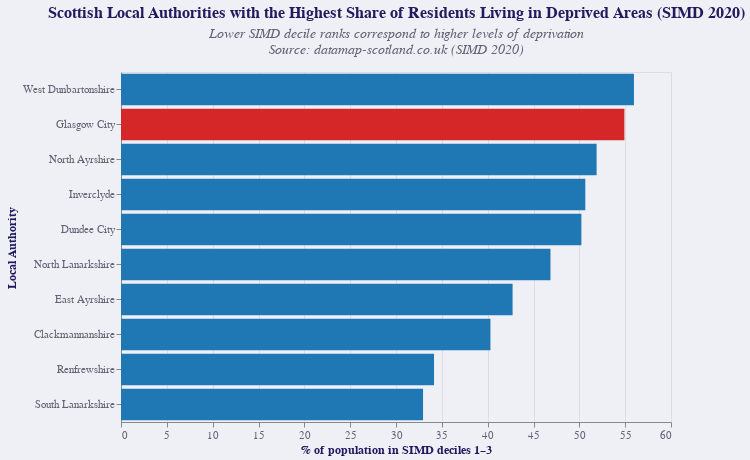

Source (notebook cell):
### Code cell
import altair as alt

alt.theme.enable("none")

top_n = 10 #set to 10 for the top 10 local authorities

chart_df = (
    rank_df
    .sort_values("pct_pop_deciles_1_3_overall", ascending=False)
    .head(top_n)
)

title_params = alt.TitleParams(
    text="Scottish Local Authorities with the Highest Share of Residents Living in Deprived Areas (SIMD 2020)",
    subtitle=["Lower SIMD decile ranks correspond to higher levels of deprivation",
        "Source: datamap-scotland.co.uk (SIMD 2020)"],
    anchor="middle",
    offset=15,
    color="#1f1b5e",
    font="Montserrat-Bold, sans-serif",
    fontSize=16,
    subtitleFontSize=14,
    subtitleColor="#616373",
    subtitlePadding=6,
    subtitleFontStyle="italic"
)

axis_style = alt.Axis(
    labelFontSize=11,
    titleFontSize=12,
    titleColor="#1f1b5e",
    labelColor="#616373"
)

bars = alt.Chart(chart_df).mark_bar().encode(
    y=alt.Y(
        "Local_Authority:N",
        sort=alt.SortField("pct_pop_deciles_1_3_overall", order="descending"),
        title="Local Authority",
        axis=axis_style
    ),
    x=alt.X(
        "pct_pop_deciles_1_3_overall:Q",
        title="% of population in SIMD deciles 1–3",
        axis=axis_style
    ),
    color=alt.condition(
        alt.datum.is_glasgow,
        alt.value("#d62728"),
        alt.value("#1f77b4")
    ),
    tooltip=[
        alt.Tooltip("Local_Authority:N", title="Local Authority"),
        alt.Tooltip("pct_pop_deciles_1_3_overall:Q", title="% in most deprived deciles", format=".1f")
    ]
).properties(
    title=title_params,
    width=550,
    height=350,
    background="#EFEFF6"
).configure_view(
    stroke="transparent"
).configure(
    font="Montserrat, sans-serif"
)

bars

### Figure 1 — Vega-Lite specification as saved in the notebook (floating-point values rounded to 4 significant figures)
{"data": {"name": "data-19e9979ae3a5e50ce0f56007d530d1c8"}, "mark": {"type": "bar"}, "background": "#EFEFF6", "config": {"font": "Montserrat, sans-serif"}, "encoding": {"color": {"condition": {"test": "datum.is_glasgow", "value": "#d62728"}, "value": "#1f77b4"}, "tooltip": [{"field": "Local_Authority", "title": "Local Authority", "type": "nominal"}, {"field": "pct_pop_deciles_1_3_overall", "format": ".1f", "title": "% in most deprived deciles", "type": "quantitative"}], "x": {"axis": {"labelColor": "#616373", "labelFontSize": 11, "titleColor": "#1f1b5e", "titleFontSize": 12}, "field": "pct_pop_deciles_1_3_overall", "title": "% of population in SIMD deciles 1–3", "type": "quantitative"}, "y": {"axis": {"labelColor": "#616373", "labelFontSize": 11, "titleColor": "#1f1b5e", "titleFontSize": 12}, "field": "Local_Authority", "sort": {"field": "pct_pop_deciles_1_3_overall", "order": "descending"}, "title": "Local Authority", "type": "nominal"}}, "height": 350, "title": {"text": "Scottish Local Authorities with the Highest Share of Residents Living in Deprived Areas (SIMD 2020)", "anchor": "middle", "color": "#1f1b5e", "font": "Montserrat-Bold, sans-serif", "fontSize": 16, "offset": 15, "subtitle": ["Lower SIMD decile ranks correspond to higher levels of deprivation", "Source: datamap-scotland.co.uk (SIMD 2020)"], "subtitleColor": "#616373", "subtitleFontSize": 14, "subtitleFontStyle": "italic", "subtitlePadding": 6}, "width": 550, "$schema": "https://vega.github.io/schema/vega-lite/v5.20.1.json", "datasets": {"data-19e9979ae3a5e50ce0f56007d530d1c8": [{"Local_Authority": "West Dunbartonshire", "pct_pop_deciles_1_3_overall": 55.96, "page_url": "https://datamap-scotland.co.uk/simd-local-authorities/west-dunbartonshire-social-deprivation/", "csv_url": "https://www.datamap-scotland.co.uk/wp-wag-2025/SIMD2020/files/west-dunbartonshire-population-summary-by-measure.csv", "is_glasgow": false}, {"Local_Authority": "Glasgow City", "pct_pop_deciles_1_3_overall": 54.91, "page_url": "https://datamap-scotland.co.uk/simd-local-authorities/glasgow-city-social-deprivation/", "csv_url": "https://www.datamap-scotland.co.uk/wp-wag-2025/SIMD2020/files/glasgow-city-population-summary-by-measure.csv", "is_glasgow": true}, {"Local_Authority": "North Ayrshire", "pct_pop_deciles_1_3_overall": 51.88, "page_url": "https://datamap-scotland.co.uk/simd-local-authorities/north-ayrshire-social-deprivation/", "csv_url": "https://www.datamap-scotland.co.uk/wp-wag-2025/SIMD2020/files/north-ayrshire-population-summary-by-measure.csv", "is_glasgow": false}, {"Local_Authority": "Inverclyde", "pct_pop_deciles_1_3_overall": 50.65, "page_url": "https://datamap-scotland.co.uk/simd-local-authorities/inverclyde-social-deprivation/", "csv_url": "https://www.datamap-scotland.co.uk/wp-wag-2025/SIMD2020/files/inverclyde-population-summary-by-measure.csv", "is_glasgow": false}, {"Local_Authority": "Dundee City", "pct_pop_deciles_1_3_overall": 50.22, "page_url": "https://datamap-scotland.co.uk/simd-local-authorities/dundee-city-social-deprivation/", "csv_url": "https://www.datamap-scotland.co.uk/wp-wag-2025/SIMD2020/files/dundee-city-population-summary-by-measure.csv", "is_glasgow": false}, {"Local_Authority": "North Lanarkshire", "pct_pop_deciles_1_3_overall": 46.85, "page_url": "https://datamap-scotland.co.uk/simd-local-authorities/north-lanarkshire-social-deprivation/", "csv_url": "https://www.datamap-scotland.co.uk/wp-wag-2025/SIMD2020/files/north-lanarkshire-population-summary-by-measure.csv", "is_glasgow": false}, {"Local_Authority": "East Ayrshire", "pct_pop_deciles_1_3_overall": 42.72, "page_url": "https://datamap-scotland.co.uk/simd-local-authorities/east-ayrshire-social-deprivation/", "csv_url": "https://www.datamap-scotland.co.uk/wp-wag-2025/SIMD2020/files/east-ayrshire-population-summary-by-measure.csv", "is_glasgow": false}, {"Local_Authority": "Clackmannanshire", "pct_pop_deciles_1_3_overall": 40.3, "page_url": "https://datamap-scotland.co.uk/simd-local-authorities/clackmannanshire-social-deprivation/", "csv_url": "https://www.datamap-scotland.co.uk/wp-wag-2025/SIMD2020/files/clackmannanshire-population-summary-by-measure.csv", "is_glasgow": false}, {"Local_Authority": "Renfrewshire", "pct_pop_deciles_1_3_overall": 34.15, "page_url": "https://datamap-scotland.co.uk/simd-local-authorities/renfrewshire-social-deprivation/", "csv_url": "https://www.datamap-scotland.co.uk/wp-wag-2025/SIMD2020/files/renfrewshire-population-summary-by-measure.csv", "is_glasgow": false}, {"Local_Authority": "South Lanarkshire", "pct_pop_deciles_1_3_overall": 32.95, "page_url": "https://datamap-scotland.co.uk/simd-local-authorities/south-lanarkshire-social-deprivation/", "csv_url": "https://www.datamap-scotland.co.uk/wp-wag-2025/SIMD2020/files/south-lanarkshire-population-summary-by-measure.csv", "is_glasgow": false}]}}
